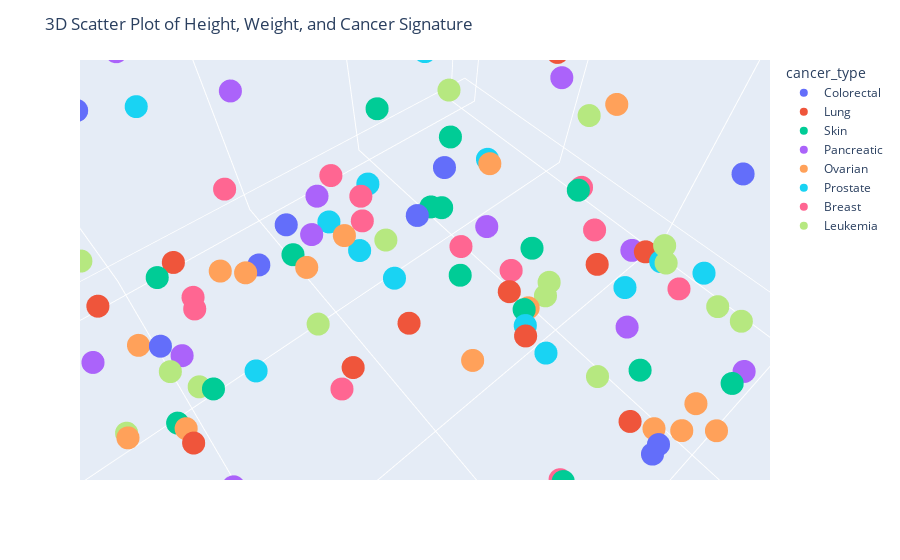

Notebook cell for this chart:
### Markdown cell above
Create a 3D Scatter Plot of Height, Weight, and Cancer Signature, using plotly:

### Code cell
# 3D Scatter Plot of Height, Weight, and Cancer Signature
fig = px.scatter_3d(data, x='height', y='weight', z='cancer_signature', color='cancer_type')
fig.update_layout(scene=dict(xaxis_title='Height (cm)', yaxis_title='Weight (kg)', zaxis_title='Cancer Signature'),
                  title='3D Scatter Plot of Height, Weight, and Cancer Signature')
fig.show()

### Figure 1 — Plotly figure (JSON) as saved in the notebook; plotly's stock layout.template omitted (floating-point values rounded to 4 significant figures)
{"data": [{"hovertemplate": "cancer_type=Colorectal<br>height=%{x}<br>weight=%{y}<br>cancer_signature=%{z}<extra></extra>", "legendgroup": "Colorectal", "marker": {"color": "#636efa", "symbol": "circle"}, "mode": "markers", "name": "Colorectal", "scene": "scene", "showlegend": true, "type": "scatter3d", "x": [169.5, 182.1, 170.5, 187.6, 197.8, 187.9, 189.4, 176.9, 150.1, 189.7, 190.5, 171.0, 193.2, 189.6, 192.4, 179.9, 176.5, 153.9, 190.5, 168.1, 193.9, 192.2, 170.4, 180.0, 180.9, 173.4, 194.9, 194.8, 183.8, 161.3, 186.2, 182.3, 194.2, 193.7, 199.7, 182.4, 177.4, 155.6, 182.2, 169.9, 180.5, 196.0, 161.2, 158.0, 168.9, 171.3, 180.5, 174.0, 195.6, 163.1, 190.1, 184.8, 193.8, 198.3, 193.0, 170.1, 170.4, 150.7, 177.8, 173.3, 158.6, 185.3, 166.7, 178.5, 180.3, 157.7, 178.0, 187.9, 165.1, 191.1, 153.3, 193.7, 169.2, 165.6, 188.4, 152.1, 166.3, 186.6, 183.0, 188.2, 162.0, 170.6, 160.2, 187.6, 160.6, 160.0, 156.9, 168.2, 154.6, 192.3, 196.1], "y": [74.51, 99.61, 92.36, 71.57, 51.13, 65.56, 63.76, 56.32, 81.69, 65.87, 80.2, 78.23, 65.97, 96.29, 80.67, 51.13, 63.94, 53.95, 55.06, 78.09, 51.99, 86.47, 95.06, 70.98, 97.1, 53.35, 86.25, 59.35, 80.43, 53.64, 67.66, 52.99, 93.86, 56.96, 78.2, 98.9, 55.47, 67.1, 98.38, 77.94, 55.57, 61.47, 99.55, 91.27, 76.97, 62.99, 66.05, 91.26, 85.83, 84.57, 85.47, 66.61, 61.5, 84.33, 94.32, 62.29, 93.84, 55.52, 95.32, 88.7, 99.19, 69.0, 99.17, 67.23, 92.92, 67.72, 71.05, 76.03, 71.84, 90.75, 74.53, 86.0, 75.99, 90.04, 91.97, 86.17, 52.48, 53.41, 62.62, 71.66, 70.54, 50.66, 58.26, 77.43, 65.82, 88.28, 81.76, 51.35, 78.86, 76.18, 57.87], "z": ["Signature C", "Signature B", "Signature D", "Signature C", "Signature A", "Signature D", "Signature C", "Signature D", "Signature A", "Signature A", "Signature D", "Signature B", "Signature A", "Signature B", "Signature B", "Signature A", "Signature A", "Signature C", "Signature C", "Signature D", "Signature B", "Signature B", "Signature D", "Signature B", "Signature C", "Signature C", "Signature A", "Signature B", "Signature D", "Signature D", "Signature D", "Signature A", "Signature B", "Signature C", "Signature D", "Signature B", "Signature A", "Signature D", "Signature A", "Signature A", "Signature D", "Signature D", "Signature C", "Signature A", "Signature C", "Signature C", "Signature A", "Signature B", "Signature B", "Signature A", "Signature A", "Signature B", "Signature A", "Signature A", "Signature C", "Signature C", "Signature C", "Signature B", "Signature C", "Signature D", "Signature B", "Signature C", "Signature D", "Signature A", "Signature D", "Signature B", "Signature D", "Signature B", "Signature C", "Signature B", "Signature D", "Signature B", "Signature D", "Signature A", "Signature C", "Signature D", "Signature B", "Signature C", "Signature B", "Signature C", "Signature D", "Signature A", "Signature C", "Signature D", "Signature D", "Signature D", "Signature C", "Signature A", "Signature C", "Signature B", "Signature D"]}, {"hovertemplate": "cancer_type=Lung<br>height=%{x}<br>weight=%{y}<br>cancer_signature=%{z}<extra></extra>", "legendgroup": "Lung", "marker": {"color": "#EF553B", "symbol": "circle"}, "mode": "markers", "name": "Lung", "scene": "scene", "showlegend": true, "type": "scatter3d", "x": [187.3, 171.9, 150.7, 169.0, 172.3, 165.1, 194.3, 188.9, 198.7, 171.1, 179.3, 179.1, 159.1, 197.1, 168.6, 162.1, 189.9, 197.8, 173.6, 171.9, 158.2, 170.7, 175.4, 178.4, 166.9, 164.2, 189.2, 159.9, 167.1, 191.2, 158.6, 152.8, 188.6, 184.5, 175.2, 163.0, 199.8, 167.3, 193.4, 159.8, 162.8, 185.2, 162.3, 172.2, 187.5, 170.3, 170.0, 168.1, 152.2, 177.2, 159.6, 155.6, 188.4, 175.6, 196.9, 198.1, 153.4, 169.5, 194.8, 187.3, 196.2, 174.0, 188.1, 182.6, 172.9, 190.7, 184.7, 158.7, 158.1, 187.7, 168.8, 178.6, 180.5, 175.1, 164.7, 172.1, 170.9, 158.5, 171.6, 188.3, 198.1, 150.6, 179.3, 159.1, 159.2, 157.8, 164.8, 166.3, 174.3, 183.7, 193.6], "y": [71.83, 83.55, 73.57, 73.09, 56.39, 84.38, 61.17, 83.39, 66.99, 88.63, 99.88, 66.67, 87.06, 50.18, 94.31, 81.47, 52.43, 56.94, 99.07, 65.94, 91.0, 75.41, 73.79, 85.48, 71.51, 55.03, 66.23, 57.13, 75.1, 63.01, 67.72, 68.67, 99.46, 56.2, 62.16, 93.94, 76.58, 84.46, 72.25, 91.92, 92.22, 52.58, 88.1, 68.39, 80.56, 87.99, 86.03, 97.38, 81.7, 83.01, 71.06, 72.44, 78.36, 64.91, 93.01, 79.81, 69.72, 87.36, 81.21, 66.17, 88.46, 96.27, 73.38, 85.68, 75.48, 63.42, 88.13, 58.81, 88.93, 70.08, 83.73, 61.36, 88.62, 60.62, 60.94, 64.95, 73.74, 90.34, 58.45, 83.54, 73.26, 90.06, 69.76, 99.21, 86.09, 60.1, 98.32, 92.46, 53.11, 98.74, 51.47], "z": ["Signature A", "Signature B", "Signature D", "Signature C", "Signature D", "Signature C", "Signature B", "Signature C", "Signature A", "Signature A", "Signature D", "Signature D", "Signature D", "Signature D", "Signature A", "Signature D", "Signature D", "Signature A", "Signature C", "Signature B", "Signature A", "Signature A", "Signature D", "Signature C", "Signature B", "Signature C", "Signature B", "Signature D", "Signature B", "Signature A", "Signature A", "Signature A", "Signature D", "Signature A", "Signature D", "Signature D", "Signature A", "Signature D", "Signature B", "Signature A", "Signature D", "Signature A", "Signature C", "Signature D", "Signature C", "Signature D", "Signature A", "Signature A", "Signature D", "Signature A", "Signature B", "Signature D", "Signature A", "Signature C", "Signature A", "Signature C", "Signature D", "Signature C", "Signature C", "Signature A", "Signature A", "Signature A", "Signature C", "Signature C", "Signature D", "Signature B", "Signature D", "Signature C", "Signature D", "Signature B", "Signature B", "Signature A", "Signature A", "Signature A", "Signature C", "Signature B", "Signature C", "Signature A", "Signature A", "Signature B", "Signature B", "Signature A", "Signature A", "Signature B", "Signature A", "Signature C", "Signature A", "Signature B", "Signature B", "Signature A", "Signature B"]}, {"hovertemplate": "cancer_type=Skin<br>height=%{x}<br>weight=%{y}<br>cancer_signature=%{z}<extra></extra>", "legendgroup": "Skin", "marker": {"color": "#00cc96", "symbol": "circle"}, "mode": "markers", "name": "Skin", "scene": "scene", "showlegend": true, "type": "scatter3d", "x": [165.8, 190.7, 151.9, 190.7, 189.7, 164.8, 152.4, 168.5, 163.7, 191.0, 173.4, 189.5, 178.0, 175.7, 173.1, 182.0, 192.5, 195.6, 151.0, 170.0, 168.2, 188.6, 182.4, 190.2, 179.9, 155.9, 184.6, 177.2, 165.2, 173.1, 199.0, 176.2, 170.1, 188.7, 190.7, 165.8, 183.5, 168.7, 171.8, 169.3, 170.9, 172.1, 175.1, 184.4, 172.7, 171.6, 165.1, 187.4, 168.4, 181.5, 166.1, 175.5, 168.0, 173.5, 152.7, 155.1, 190.9, 198.7, 152.8, 191.7, 186.2, 169.4, 166.5, 165.7, 158.8, 169.9, 158.7, 188.1, 153.1, 161.0, 167.0, 190.2, 165.1, 161.3, 193.3, 183.0, 175.4, 153.0, 152.8, 179.2, 166.6, 184.6, 177.2, 153.3, 166.8, 194.3, 158.2, 156.3, 156.8, 154.0, 192.7, 172.3, 197.5, 151.1, 151.3, 165.2, 166.2], "y": [78.58, 50.51, 79.68, 59.91, 91.97, 84.96, 73.48, 64.05, 73.18, 52.41, 79.51, 93.37, 65.35, 86.56, 65.14, 97.11, 84.84, 72.71, 73.48, 56.47, 72.95, 73.59, 82.64, 91.43, 94.6, 65.98, 64.47, 79.81, 58.24, 65.28, 86.34, 63.88, 66.49, 81.89, 78.78, 52.9, 94.32, 88.41, 89.91, 88.89, 54.4, 69.52, 64.3, 78.45, 63.82, 89.43, 88.08, 86.3, 73.83, 85.16, 71.73, 85.63, 92.21, 69.74, 94.64, 79.52, 74.86, 92.71, 51.23, 75.54, 90.1, 79.08, 84.85, 82.68, 81.19, 71.35, 54.17, 65.98, 58.11, 60.69, 59.68, 71.5, 52.37, 72.88, 83.47, 73.64, 76.07, 79.2, 87.13, 84.81, 89.96, 88.45, 61.58, 81.0, 81.89, 71.05, 71.38, 68.65, 83.92, 74.94, 95.62, 98.61, 77.01, 76.5, 99.09, 83.28, 85.95], "z": ["Signature B", "Signature C", "Signature A", "Signature C", "Signature C", "Signature D", "Signature B", "Signature C", "Signature C", "Signature C", "Signature A", "Signature B", "Signature B", "Signature A", "Signature D", "Signature B", "Signature C", "Signature A", "Signature C", "Signature A", "Signature A", "Signature A", "Signature B", "Signature C", "Signature C", "Signature D", "Signature D", "Signature D", "Signature B", "Signature C", "Signature C", "Signature D", "Signature B", "Signature C", "Signature D", "Signature B", "Signature D", "Signature D", "Signature B", "Signature C", "Signature C", "Signature C", "Signature D", "Signature D", "Signature A", "Signature C", "Signature D", "Signature C", "Signature C", "Signature B", "Signature A", "Signature A", "Signature D", "Signature C", "Signature A", "Signature A", "Signature C", "Signature B", "Signature A", "Signature B", "Signature D", "Signature A", "Signature C", "Signature D", "Signature C", "Signature B", "Signature D", "Signature C", "Signature D", "Signature D", "Signature A", "Signature D", "Signature B", "Signature A", "Signature A", "Signature C", "Signature D", "Signature A", "Signature B", "Signature A", "Signature B", "Signature D", "Signature B", "Signature C", "Signature D", "Signature C", "Signature A", "Signature D", "Signature C", "Signature C", "Signature D", "Signature C", "Signature B", "Signature A", "Signature B", "Signature C", "Signature D"]}, {"hovertemplate": "cancer_type=Pancreatic<br>height=%{x}<br>weight=%{y}<br>cancer_signature=%{z}<extra></extra>", "legendgroup": "Pancreatic", "marker": {"color": "#ab63fa", "symbol": "circle"}, "mode": "markers", "name": "Pancreatic", "scene": "scene", "showlegend": true, "type": "scatter3d", "x": [154.3, 193.7, 154.8, 181.9, 165.8, 186.5, 167.8, 194.1, 182.7, 181.7, 167.4, 190.7, 156.0, 193.6, 176.2, 187.6, 192.5, 171.2, 170.0, 168.0, 198.1, 158.4, 180.8, 164.4, 168.8, 165.1, 197.5, 179.8, 192.6, 169.1, 175.7, 166.2, 175.4, 153.2, 160.5, 161.6, 178.0, 173.3, 198.6, 160.8, 189.4, 176.1, 165.7, 174.1, 156.1, 177.8, 150.3, 197.2, 185.5, 183.2, 184.0, 168.7, 162.9, 195.4, 165.2, 155.2, 161.6, 150.4, 190.6, 180.7, 153.0, 191.8, 175.0, 162.1, 168.9, 170.1, 157.2, 183.5, 197.6, 154.7, 200.0, 178.3, 165.9, 184.3, 195.2, 191.5, 199.8, 181.8, 196.0, 156.0, 160.7, 167.0, 179.2, 151.0, 191.5, 151.4, 177.8, 173.4, 188.4, 153.4, 171.1, 164.7, 174.9, 194.8, 191.4, 180.8, 182.4, 163.5, 172.8, 187.3, 181.2, 156.2, 175.5, 159.0, 156.6, 164.0, 181.9, 166.5, 182.3, 200.0, 181.6], "y": [94.23, 77.08, 82.5, 78.2, 67.72, 52.97, 83.15, 64.47, 86.94, 65.88, 67.76, 61.1, 65.18, 87.14, 93.65, 92.66, 56.36, 52.07, 84.06, 72.83, 66.74, 81.31, 62.71, 52.05, 88.2, 53.35, 80.46, 92.91, 77.07, 72.38, 74.82, 52.1, 51.87, 86.68, 53.11, 59.54, 64.57, 58.0, 51.25, 86.69, 60.86, 85.14, 67.76, 50.82, 93.53, 73.47, 89.75, 70.97, 89.35, 99.76, 98.0, 88.21, 76.47, 71.01, 70.82, 79.89, 76.72, 51.23, 69.78, 55.54, 58.23, 58.1, 69.04, 58.18, 77.03, 88.06, 83.76, 94.32, 92.87, 89.49, 94.41, 89.01, 79.03, 63.56, 99.08, 88.13, 75.4, 95.25, 93.08, 54.68, 53.47, 95.34, 59.52, 94.52, 71.19, 91.82, 75.76, 61.74, 56.32, 57.25, 92.46, 61.54, 51.33, 67.93, 96.42, 62.43, 76.03, 76.41, 84.12, 82.45, 58.37, 60.55, 89.64, 92.23, 80.37, 69.29, 67.56, 63.47, 70.57, 91.44, 95.3], "z": ["Signature D", "Signature B", "Signature A", "Signature A", "Signature A", "Signature D", "Signature B", "Signature C", "Signature A", "Signature A", "Signature D", "Signature B", "Signature D", "Signature D", "Signature B", "Signature A", "Signature D", "Signature C", "Signature C", "Signature D", "Signature C", "Signature C", "Signature A", "Signature D", "Signature D", "Signature A", "Signature C", "Signature A", "Signature C", "Signature B", "Signature B", "Signature A", "Signature C", "Signature B", "Signature C", "Signature C", "Signature D", "Signature A", "Signature C", "Signature A", "Signature C", "Signature D", "Signature A", "Signature A", "Signature B", "Signature A", "Signature B", "Signature D", "Signature D", "Signature D", "Signature C", "Signature B", "Signature A", "Signature C", "Signature A", "Signature B", "Signature A", "Signature B", "Signature A", "Signature A", "Signature C", "Signature B", "Signature C", "Signature B", "Signature A", "Signature B", "Signature A", "Signature D", "Signature D", "Signature C", "Signature D", "Signature B", "Signature C", "Signature C", "Signature D", "Signature C", "Signature B", "Signature C", "Signature B", "Signature B", "Signature C", "Signature C", "Signature A", "Signature D", "Signature B", "Signature D", "Signature A", "Signature D", "Signature A", "Signature B", "Signature C", "Signature D", "Signature B", "Signature A", "Signature A", "Signature A", "Signature D", "Signature C", "Signature D", "Signature B", "Signature A", "Signature D", "Signature A", "Signature B", "Signature A", "Signature A", "Signature A", "Signature A", "Signature D", "Signature A", "Signature A"]}, {"hovertemplate": "cancer_type=Ovarian<br>height=%{x}<br>weight=%{y}<br>cancer_signature=%{z}<extra></extra>", "legendgroup": "Ovarian", "marker": {"color": "#FFA15A", "symbol": "circle"}, "mode": "markers", "name": "Ovarian", "scene": "scene", "showlegend": true, "type": "scatter3d", "x": [150.3, 181.5, 182.2, 177.7, 181.1, 166.6, 189.6, 173.5, 186.6, 189.8, 176.8, 155.7, 173.4, 168.4, 169.5, 152.9, 197.9, 172.9, 158.5, 199.4, 171.3, 170.3, 190.3, 161.6, 168.4, 179.1, 171.4, 169.5, 161.6, 162.2, 157.9, 185.3, 198.4, 193.1, 156.4, 161.2, 191.0, 179.2, 185.6, 152.3, 196.2, 172.3, 168.1, 176.8, 187.1, 153.1, 195.9, 193.5, 178.4, 158.0, 175.6, 187.5, 167.2, 199.9, 193.1, 199.6, 192.3, 163.9, 158.0, 191.0, 172.8, 189.0, 152.4, 188.7, 187.1, 167.3, 151.2, 166.8, 157.1, 151.9, 192.5, 180.1, 160.9, 151.7, 185.7, 180.9, 157.6, 192.0, 187.6, 167.6, 151.0, 199.7, 184.0, 177.8, 178.4, 174.7, 193.3, 166.9, 189.1, 195.9, 186.6, 196.0, 190.4, 167.7, 189.0, 157.5, 182.0, 198.0, 170.8, 171.8, 168.3, 190.8, 160.2, 194.9, 181.2, 151.4, 177.7, 193.3, 185.9, 161.3, 174.2, 188.7, 152.4, 181.0, 197.3, 160.9, 157.4, 161.4, 193.8, 191.5, 191.2, 184.0], "y": [89.51, 67.33, 68.68, 81.54, 75.1, 56.04, 75.61, 84.01, 51.71, 71.31, 95.31, 98.03, 94.2, 87.85, 94.72, 88.3, 53.23, 56.96, 93.79, 89.44, 86.21, 84.63, 70.58, 64.66, 53.22, 76.86, 86.15, 88.32, 55.91, 52.93, 66.58, 69.46, 58.28, 92.61, 55.13, 61.19, 58.7, 63.77, 98.81, 78.76, 87.93, 74.44, 56.06, 60.0, 85.5, 80.14, 92.43, 93.23, 62.07, 63.25, 96.48, 59.09, 65.5, 61.3, 55.5, 88.06, 61.82, 50.31, 86.94, 56.81, 65.05, 98.15, 87.25, 72.32, 68.53, 76.05, 75.71, 78.14, 97.4, 62.08, 98.87, 93.15, 73.32, 90.59, 98.93, 72.96, 52.93, 68.57, 80.36, 82.37, 75.45, 84.0, 81.42, 50.34, 69.74, 96.82, 53.48, 89.84, 92.01, 59.39, 57.34, 66.18, 60.9, 92.27, 81.81, 71.87, 76.25, 89.02, 60.99, 62.25, 77.95, 68.8, 67.46, 89.87, 62.12, 79.68, 62.56, 94.92, 50.8, 89.88, 73.13, 97.7, 56.05, 92.82, 65.78, 56.43, 54.09, 60.59, 58.4, 99.51, 70.12, 56.24], "z": ["Signature C", "Signature B", "Signature D", "Signature B", "Signature A", "Signature D", "Signature A", "Signature A", "Signature D", "Signature C", "Signature C", "Signature B", "Signature B", "Signature A", "Signature C", "Signature D", "Signature C", "Signature C", "Signature A", "Signature B", "Signature D", "Signature B", "Signature B", "Signature B", "Signature D", "Signature D", "Signature A", "Signature C", "Signature B", "Signature C", "Signature B", "Signature A", "Signature D", "Signature D", "Signature D", "Signature A", "Signature D", "Signature B", "Signature B", "Signature D", "Signature D", "Signature A", "Signature D", "Signature A", "Signature B", "Signature B", "Signature C", "Signature D", "Signature C", "Signature D", "Signature C", "Signature B", "Signature A", "Signature C", "Signature C", "Signature A", "Signature B", "Signature B", "Signature A", "Signature C", "Signature A", "Signature A", "Signature C", "Signature C", "Signature B", "Signature A", "Signature B", "Signature A", "Signature A", "Signature A", "Signature D", "Signature C", "Signature D", "Signature C", "Signature A", "Signature B", "Signature A", "Signature B", "Signature B", "Signature B", "Signature B", "Signature D", "Signature C", "Signature D", "Signature D", "Signature A", "Signature A", "Signature C", "Signature A", "Signature C", "Signature A", "Signature C", "Signature B", "Signature B", "Signature C", "Signature B", "Signature D", "Signature B", "Signature A", "Signature D", "Signature D", "Signature D", "Signature B", "Signature B", "Signature C", "Signature B", "Signature C", "Signature B", "Signature A", "Signature B", "Signature B", "Signature B", "Signature C", "Signature A", "Signature D", "Signature D", "Signature C", "Signature B", "Signature D", "Signature A", "Signature C", "Signature B"]}, {"hovertemplate": "cancer_type=Prostate<br>height=%{x}<br>weight=%{y}<br>cancer_signature=%{z}<extra></extra>", "legendgroup": "Prostate", "marker": {"color": "#19d3f3", "symbol": "circle"}, "mode": "markers", "name": "Prostate", "scene": "scene", "showlegend": true, "type": "scatter3d", "x": [194.8, 174.0, 191.1, 191.8, 154.9, 171.5, 180.6, 187.5, 178.5, 179.7, 171.0, 152.9, 173.4, 188.0, 197.4, 181.9, 196.9, 198.4, 171.5, 175.5, 152.8, 159.3, 187.6, 163.8, 196.7, 187.8, 154.8, 164.5, 173.7, 166.6, 195.8, 184.7, 197.4, 172.1, 151.3, 181.2, 150.8, 155.1, 188.7, 180.9, 185.9, 175.2, 159.1, 154.8, 187.6, 196.1, 186.4, 150.6, 183.3, 164.1, 156.0, 180.2, 160.2, 168.5, 198.2, 160.1, 178.8, 156.9, 164.6, 194.5, 154.7, 152.4, 181.1, 192.8, 161.0, 155.0, 165.2, 153.0, 198.1, 163.9, 176.3, 159.0, 197.8, 154.1, 182.6, 160.1, 183.6, 167.3, 191.0, 199.6, 188.7, 190.4, 165.8, 165.0, 184.0, 192.2, 161.2, 163.4, 159.2, 173.1, 183.5, 164.5, 193.9, 164.4, 177.3, 163.7, 163.9, 173.3, 186.1], "y": [78.92, 88.86, 91.72, 63.17, 55.17, 53.28, 58.43, 96.63, 79.54, 78.0, 98.26, 69.26, 60.68, 81.07, 77.31, 95.24, 83.34, 92.84, 56.88, 90.23, 50.08, 57.55, 79.03, 66.5, 52.07, 66.84, 78.4, 97.46, 89.45, 51.35, 77.35, 86.61, 81.4, 79.79, 86.59, 63.06, 55.41, 80.32, 82.37, 94.17, 80.72, 52.65, 89.65, 96.98, 66.56, 92.89, 54.52, 97.11, 95.44, 91.59, 64.85, 54.28, 93.56, 65.18, 78.69, 53.63, 76.07, 78.16, 87.69, 90.96, 74.13, 59.04, 74.25, 83.72, 66.47, 57.75, 73.37, 57.79, 73.28, 75.06, 51.43, 60.32, 73.18, 74.62, 69.37, 84.73, 75.29, 50.53, 83.82, 76.34, 74.04, 86.52, 62.87, 64.33, 88.83, 80.76, 66.34, 92.14, 59.8, 79.57, 92.06, 81.16, 67.07, 78.07, 69.82, 54.61, 84.24, 59.07, 67.41], "z": ["Signature C", "Signature C", "Signature D", "Signature C", "Signature C", "Signature B", "Signature D", "Signature C", "Signature D", "Signature D", "Signature D", "Signature A", "Signature B", "Signature C", "Signature B", "Signature B", "Signature D", "Signature A", "Signature A", "Signature B", "Signature D", "Signature B", "Signature C", "Signature A", "Signature B", "Signature A", "Signature C", "Signature D", "Signature A", "Signature C", "Signature B", "Signature B", "Signature B", "Signature D", "Signature D", "Signature C", "Signature A", "Signature D", "Signature D", "Signature D", "Signature D", "Signature D", "Signature D", "Signature A", "Signature A", "Signature C", "Signature B", "Signature A", "Signature C", "Signature B", "Signature B", "Signature C", "Signature B", "Signature C", "Signature C", "Signature B", "Signature C", "Signature A", "Signature B", "Signature A", "Signature D", "Signature B", "Signature D", "Signature A", "Signature B", "Signature C", "Signature D", "Signature D", "Signature A", "Signature A", "Signature D", "Signature C", "Signature D", "Signature A", "Signature D", "Signature B", "Signature A", "Signature D", "Signature B", "Signature C", "Signature B", "Signature D", "Signature C", "Signature A", "Signature C", "Signature A", "Signature D", "Signature B", "Signature D", "Signature A", "Signature C", "Signature A", "Signature B", "Signature B", "Signature D", "Signature B", "Signature C", "Signature B", "Signature D"]}, {"hovertemplate": "cancer_type=Breast<br>height=%{x}<br>weight=%{y}<br>cancer_signature=%{z}<extra></extra>", "legendgroup": "Breast", "marker": {"color": "#FF6692", "symbol": "circle"}, "mode": "markers", "name": "Breast", "scene": "scene", "showlegend": true, "type": "scatter3d", "x": [182.9, 177.0, 152.6, 155.6, 176.1, 185.3, 155.6, 150.7, 173.7, 163.5, 181.7, 199.3, 161.3, 164.5, 159.5, 168.7, 195.2, 170.7, 185.5, 183.6, 182.9, 187.8, 197.3, 166.3, 185.9, 190.6, 195.6, 150.1, 187.7, 159.5, 197.5, 183.0, 163.7, 193.5, 199.4, 166.4, 192.7, 189.8, 173.4, 172.8, 160.3, 164.9, 194.5, 177.2, 156.3, 155.9, 174.1, 173.3, 157.7, 198.0, 199.5, 159.0, 167.5, 188.5, 171.3, 183.0, 169.0, 178.9, 159.5, 161.1, 199.3, 189.0, 153.4, 177.3, 197.0, 197.6, 190.0, 150.9, 158.5, 188.8, 183.7, 158.5, 191.3, 158.1, 190.2, 163.9, 162.0, 155.8, 165.7, 167.1, 198.8, 159.9, 164.7, 150.7, 183.4, 177.9, 192.6, 153.2, 158.3, 197.0, 195.9, 153.7, 185.2, 158.0, 167.1, 173.4], "y": [97.31, 52.34, 61.12, 56.95, 85.09, 60.9, 93.11, 78.87, 81.99, 95.37, 57.6, 86.38, 66.12, 86.79, 95.74, 62.87, 63.27, 68.61, 61.58, 63.57, 73.8, 68.44, 76.67, 80.59, 99.08, 86.51, 97.35, 82.24, 82.0, 92.14, 62.04, 68.64, 64.17, 58.62, 90.96, 55.3, 83.04, 52.4, 99.18, 66.59, 58.87, 70.05, 60.34, 84.83, 64.74, 53.39, 54.49, 65.07, 69.43, 91.88, 66.47, 69.3, 76.33, 69.86, 92.67, 99.56, 55.69, 82.41, 90.21, 57.34, 62.77, 87.99, 98.01, 68.44, 50.19, 96.24, 66.37, 80.12, 75.88, 77.3, 98.05, 86.66, 84.12, 54.48, 84.46, 92.42, 78.42, 88.35, 70.09, 74.01, 74.91, 81.66, 62.28, 82.35, 82.77, 61.16, 62.78, 57.09, 74.66, 83.18, 53.43, 54.37, 94.03, 88.82, 60.77, 95.75], "z": ["Signature B", "Signature A", "Signature A", "Signature D", "Signature B", "Signature B", "Signature C", "Signature A", "Signature B", "Signature D", "Signature D", "Signature C", "Signature A", "Signature C", "Signature D", "Signature D", "Signature D", "Signature A", "Signature C", "Signature D", "Signature C", "Signature A", "Signature C", "Signature D", "Signature C", "Signature B", "Signature B", "Signature B", "Signature A", "Signature A", "Signature B", "Signature D", "Signature B", "Signature D", "Signature A", "Signature C", "Signature D", "Signature D", "Signature B", "Signature B", "Signature D", "Signature D", "Signature C", "Signature C", "Signature B", "Signature A", "Signature D", "Signature D", "Signature B", "Signature D", "Signature B", "Signature B", "Signature B", "Signature A", "Signature A", "Signature D", "Signature B", "Signature B", "Signature D", "Signature D", "Signature A", "Signature C", "Signature C", "Signature D", "Signature B", "Signature B", "Signature D", "Signature D", "Signature B", "Signature A", "Signature A", "Signature A", "Signature D", "Signature B", "Signature C", "Signature D", "Signature B", "Signature B", "Signature B", "Signature C", "Signature A", "Signature B", "Signature D", "Signature A", "Signature A", "Signature B", "Signature A", "Signature D", "Signature A", "Signature C", "Signature C", "Signature B", "Signature C", "Signature D", "Signature D", "Signature C"]}, {"hovertemplate": "cancer_type=Leukemia<br>height=%{x}<br>weight=%{y}<br>cancer_signature=%{z}<extra></extra>", "legendgroup": "Leukemia", "marker": {"color": "#B6E880", "symbol": "circle"}, "mode": "markers", "name": "Leukemia", "scene": "scene", "showlegend": true, "type": "scatter3d", "x": [188.1, 172.6, 196.9, 154.7, 181.1, 169.9, 166.2, 176.4, 167.8, 160.3, 195.4, 158.8, 166.9, 171.6, 173.8, 185.6, 199.2, 185.6, 189.3, 153.0, 178.4, 150.3, 161.6, 170.1, 179.3, 170.2, 193.6, 167.1, 154.9, 181.1, 188.5, 191.4, 158.4, 198.1, 185.6, 163.5, 187.7, 196.7, 156.4, 181.1, 188.7, 177.4, 162.1, 160.4, 183.5, 186.1, 184.9, 163.3, 172.1, 168.2, 174.3, 177.7, 198.3, 160.0, 167.7, 190.4, 181.2, 193.8, 185.4, 156.3, 171.1, 175.2, 180.3, 183.9, 166.0, 154.1, 181.8, 185.0, 194.8, 167.9, 179.8, 177.9, 190.8, 165.6, 151.8, 169.4, 179.0, 182.0, 184.0, 151.8, 159.8, 163.3, 186.4, 167.9, 181.7, 156.0, 153.4, 171.4, 176.6, 186.5, 158.7, 155.9, 150.2], "y": [57.68, 77.72, 59.0, 57.63, 63.5, 62.71, 60.3, 72.93, 94.82, 86.65, 63.23, 95.63, 90.12, 94.77, 50.84, 96.39, 54.26, 88.84, 90.41, 57.89, 89.15, 96.76, 96.16, 66.59, 79.53, 91.95, 54.25, 69.24, 60.92, 94.38, 83.27, 82.26, 51.45, 74.37, 85.25, 53.27, 84.12, 72.06, 69.18, 86.85, 76.16, 80.84, 80.27, 57.76, 75.57, 56.52, 61.05, 83.38, 85.17, 95.47, 64.91, 68.08, 72.88, 72.93, 90.56, 81.72, 94.91, 96.6, 91.65, 89.63, 90.06, 97.56, 92.52, 84.4, 56.65, 76.31, 70.57, 50.58, 84.43, 56.36, 76.4, 77.36, 81.89, 54.93, 90.46, 66.27, 79.39, 54.91, 75.93, 60.81, 55.38, 50.05, 67.12, 80.31, 53.71, 73.31, 56.79, 91.34, 99.16, 80.57, 72.68, 55.38, 75.43], "z": ["Signature D", "Signature C", "Signature B", "Signature D", "Signature B", "Signature A", "Signature D", "Signature A", "Signature B", "Signature C", "Signature D", "Signature D", "Signature C", "Signature D", "Signature D", "Signature A", "Signature C", "Signature B", "Signature B", "Signature C", "Signature C", "Signature B", "Signature A", "Signature A", "Signature D", "Signature C", "Signature A", "Signature D", "Signature A", "Signature A", "Signature A", "Signature C", "Signature B", "Signature C", "Signature A", "Signature A", "Signature D", "Signature B", "Signature C", "Signature D", "Signature C", "Signature A", "Signature D", "Signature B", "Signature B", "Signature D", "Signature B", "Signature A", "Signature B", "Signature D", "Signature C", "Signature C", "Signature C", "Signature B", "Signature D", "Signature C", "Signature D", "Signature A", "Signature C", "Signature D", "Signature C", "Signature B", "Signature A", "Signature B", "Signature D", "Signature D", "Signature B", "Signature C", "Signature B", "Signature B", "Signature A", "Signature A", "Signature D", "Signature C", "Signature D", "Signature C", "Signature D", "Signature B", "Signature B", "Signature B", "Signature A", "Signature C", "Signature D", "Signature D", "Signature C", "Signature D", "Signature A", "Signature D", "Signature D", "Signature B", "Signature B", "Signature B", "Signature D"]}], "layout": {"autosize": true, "legend": {"title": {"text": "cancer_type"}, "tracegroupgap": 0}, "margin": {"t": 60}, "scene": {"aspectmode": "auto", "aspectratio": {"x": 1.001, "y": 0.9992, "z": 1}, "camera": {"center": {"x": 0, "y": 0, "z": 0}, "eye": {"x": -0.01861, "y": -0.02241, "z": 0.04275}, "projection": {"type": "perspective"}, "up": {"x": 0, "y": 0, "z": 1}}, "domain": {"x": [0, 1], "y": [0, 1]}, "xaxis": {"title": {"text": "Height (cm)"}, "type": "linear"}, "yaxis": {"title": {"text": "Weight (kg)"}, "type": "linear"}, "zaxis": {"title": {"text": "Cancer Signature"}, "type": "category"}}, "title": {"text": "3D Scatter Plot of Height, Weight, and Cancer Signature"}}}
